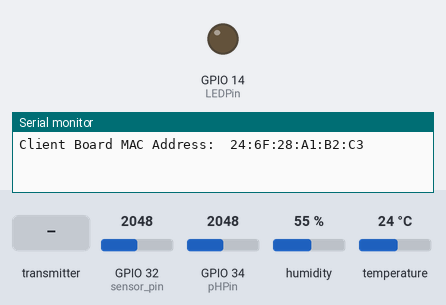
A sketch run on a simulated ESP32. Parts: output pins drawn as LEDs (lit = HIGH), the last lines printed to the serial monitor. Inputs (shaded band) come from the test bench; at power-on: GPIO 32 (sensor_pin) = 2048, GPIO 34 (pHPin) = 2048, humidity 55 %, temperature 24 °C.

Above: at 0.1 s.
At 1.2 s:
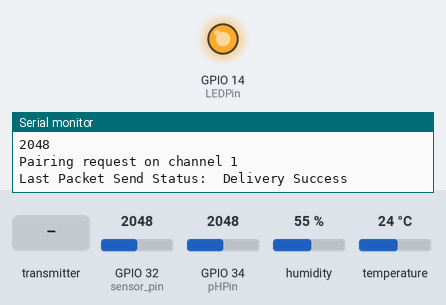
1.3 s: the transmitter starts sending msgType = 0
2.8 s: the transmitter starts sending id = 0
4.8 s: the transmitter starts sending macAddr.0 = 255
6.8 s: the transmitter starts sending macAddr.1 = 255
8.8 s: the transmitter starts sending macAddr.2 = 255
10.8 s: the transmitter starts sending macAddr.4 = 255
Timing chart, 0 to 13.8 s (numbered marks = the images above; inputs shaded):
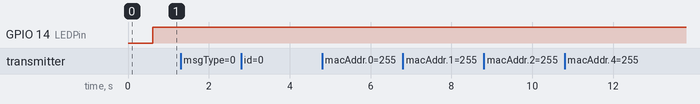

The sketch:

ESP-Slave.ino
```cpp
//Library yang diperlukan
#include <esp_now.h>
#include <esp_wifi.h>
#include <WiFi.h>
#include <Arduino.h>
#include <Wire.h>
#include <Adafruit_Sensor.h>
#include <Adafruit_BME280.h>
#include <EEPROM.h>

//Deklarasi Pin
#define pHPin 34
#define LEDPin 14
#define sensor_pin 32

#define BOARD_ID 1
#define MAX_CHANNEL 11
#define SEALEVELPRESSURE_HPA (1013.25)

Adafruit_BME280 bme;        //BME I2C
int moisture,sensor_analog; //Nilai ADC Sensor Kelembapan Tanah
int pHsensorValue = 0;      //Nilai ADC Sensor pH
float pHoutputValue = 0.0;

//MAC Address ESP-Master
uint8_t broadcastAddress[] = {0x94, 0xB9, 0x7E, 0xD9, 0x28, 0xF4};

//Struct kirim data ke ESP-Master
typedef struct struct_message {
    char msgType;
    int id;
    float humid;
    float temp;
    float soilhumid;
    float pH;
} struct_message;

//Struct AutoPairing
typedef struct struct_pairing {
    uint8_t msgType;
    uint8_t id;
    uint8_t macAddr[6];
    uint8_t channel;
} struct_pairing;

struct_message myData;  //Data yng dikirim
struct_pairing pairingData; //Data AutoPairing

//Deklarasi AutoPairing
enum PairingStatus {NOT_PAIRED, PAIR_REQUEST, PAIR_REQUESTED, PAIR_PAIRED,};
PairingStatus pairingStatus = NOT_PAIRED;

enum MessageType {PAIRING, DATA,};
MessageType messageType;

#ifdef SAVE_CHANNEL
  int lastChannel;
#endif
int channel = 1;

unsigned long currentMillis = millis();
unsigned long previousMillis = 0;
const long interval = 3000;         //mengatur jarak pengiriman data
unsigned long start;                //mengukur lama terkoneksi

//Deklarasi pH Meter
unsigned long int avgval;
int buffer_arr[20], temp;

//Fungsi ketika ada pengiriman data
void OnDataSent(const uint8_t *mac_addr, esp_now_send_status_t status) {
  Serial.print("\r\nLast Packet Send Status:\t");
  Serial.println(status == ESP_NOW_SEND_SUCCESS ? "Delivery Success" : "Delivery Fail");
  digitalWrite(LEDPin, LOW);
  if(status == ESP_NOW_SEND_FAIL){
      digitalWrite(LEDPin, HIGH);
     delay(300);
     digitalWrite(LEDPin, LOW);
  }else if(status == ESP_NOW_SEND_SUCCESS){
      digitalWrite(LEDPin, HIGH);
  }
}

void addPeer(const uint8_t * mac_addr, uint8_t chan){
  esp_now_peer_info_t peer;
  ESP_ERROR_CHECK(esp_wifi_start());
  ESP_ERROR_CHECK(esp_wifi_set_promiscuous(true));
  ESP_ERROR_CHECK(esp_wifi_set_channel(chan ,WIFI_SECOND_CHAN_NONE));
  esp_now_del_peer(mac_addr);
  memset(&peer, 0, sizeof(esp_now_peer_info_t));
  peer.channel = chan;
  peer.encrypt = false;
  memcpy(peer.peer_addr, mac_addr, sizeof(uint8_t[6]));
  if (esp_now_add_peer(&peer) != ESP_OK){
    Serial.println("Failed to add peer");
    return;
  }
  memcpy(broadcastAddress, mac_addr, sizeof(uint8_t[6]));
}

void printMAC(const uint8_t * mac_addr){
  char macStr[18];
  snprintf(macStr, sizeof(macStr), "%02x:%02x:%02x:%02x:%02x:%02x",
           mac_addr[0], mac_addr[1], mac_addr[2], mac_addr[3], mac_addr[4], mac_addr[5]);
  Serial.print(macStr);
}

void OnDataRecv(const uint8_t * mac_addr, const uint8_t *incomingData, int len) {
  Serial.print("Packet received from: ");
  printMAC(mac_addr);
  Serial.println();
  Serial.print("data size = ");
  Serial.println(sizeof(incomingData));
  uint8_t type = incomingData[0];
  switch (type) {
  case DATA :
    Serial.print("We receive Data");
    break;

  case PAIRING:    //Menerima perintah PAIRING dari ESP-Master
    memcpy(&pairingData, incomingData, sizeof(pairingData));
    if (pairingData.id == 0) {              //Pesan dari ESP-Master dengan ID=0
      printMAC(mac_addr);
      Serial.print("Pairing done for ");
      printMAC(pairingData.macAddr);
      Serial.print(" on channel " );
      Serial.print(pairingData.channel);    //Channel yang digunakan
      Serial.print(" in ");
      Serial.print(millis()-start);
      Serial.println("ms");
      addPeer(pairingData.macAddr, pairingData.channel);
      #ifdef SAVE_CHANNEL
        lastChannel = pairingData.channel;
        EEPROM.write(0, pairingData.channel);
        EEPROM.commit();
      #endif
      pairingStatus = PAIR_PAIRED;
    }
    break;
  }
}

PairingStatus autoPairing(){
  switch(pairingStatus) {
    case PAIR_REQUEST:{
    Serial.print("Pairing request on channel "  );
    Serial.println(channel);

    //Mengatur channel WiFi untuk ESP-NOW
    ESP_ERROR_CHECK(esp_wifi_set_channel(channel,  WIFI_SECOND_CHAN_NONE));
    if (esp_now_init() != ESP_OK) {
      Serial.println("Error initializing ESP-NOW");
    }

    esp_now_register_send_cb(OnDataSent);
    esp_now_register_recv_cb(OnDataRecv);

    //Mengatur data untuk pairing
    pairingData.msgType = PAIRING;
    pairingData.id = BOARD_ID;
    pairingData.channel = channel;

    //Tambahkan peer dan kirim permintaan pairing
    addPeer(broadcastAddress, channel);
    esp_now_send(broadcastAddress, (uint8_t *) &pairingData, sizeof(pairingData));
    previousMillis = millis();
    pairingStatus = PAIR_REQUESTED;
    break;}

    case PAIR_REQUESTED:{
    currentMillis = millis();
    if(currentMillis - previousMillis > 250) {
      previousMillis = currentMillis;
      //Looping channel wifi 1-11
      channel ++;
      if (channel > MAX_CHANNEL){
         channel = 1;
      }
      pairingStatus = PAIR_REQUEST;
    }
    break;}

    case PAIR_PAIRED:{

    break;}
  }
  return pairingStatus;
}

//Fungsi ambil nilai pH dengan rata-rata
void getPH() {
 for (int i = 0; i < 20; i++) {
 buffer_arr[i] = analogRead(pHPin);
 delay(30);
 }
 for (int i = 1; i <19; i++) {
 for (int j = i + 1; j < 20; j++) {
 if (buffer_arr[i] > buffer_arr[j]) {
 temp = buffer_arr[i];
 buffer_arr[i] = buffer_arr[j];
 buffer_arr[j] = temp;
 }
 }
 }
 avgval = 0;
 for (int i = 5; i < 16; i++)
 avgval += buffer_arr[i];
 avgval = avgval/11;
 Serial.println(avgval);
 pHoutputValue = (-0.017102944*avgval)+18.12020339;
 memset(buffer_arr,0, sizeof(buffer_arr));
}

void setup() {
  Serial.begin(115200);
  pinMode(14, OUTPUT);
  // Buat device sebagai wifi station
  Serial.print("Client Board MAC Address:  ");
  Serial.println(WiFi.macAddress());
  WiFi.mode(WIFI_STA);
  WiFi.disconnect();

   #ifdef SAVE_CHANNEL
    EEPROM.begin(10);
    lastChannel = EEPROM.read(0);
    Serial.println(lastChannel);
    if (lastChannel >= 1 && lastChannel <= MAX_CHANNEL) {
      channel = lastChannel;
    }
    Serial.println(channel);
  #endif
  pairingStatus = PAIR_REQUEST;
  bool status;

  status = bme.begin(0x76);
    if (!status) {
    Serial.println("Could not find a valid BME280 sensor, check wiring!");
    while (1);
  }

}

void loop() {
  getPH(); //Nilai pH
  sensor_analog = analogRead(sensor_pin); //Nilai analog sensor kelembapan tanah
  moisture = ( 100 - ( (sensor_analog/4095.00) * 100 ) ); //Penghitungan nilai kelembapan tanah
  while (autoPairing() == PAIR_PAIRED) {
    unsigned long currentMillis = millis();
    if (currentMillis - previousMillis >= interval) {
      //Mengatur jarak pengiriman data
      previousMillis = currentMillis;
      //Mengatur nilai yang dikirim
      myData.id = 2;
      myData.msgType = DATA;
      myData.temp = bme.readTemperature();  //Data temperatur udara BME280
      myData.humid = bme.readHumidity();    //Data humiditas udara BME280
      myData.soilhumid = moisture;
      myData.pH = pHoutputValue;
      //Kirim data via ESP-NOW
      esp_err_t result = esp_now_send(broadcastAddress, (uint8_t *) &myData, sizeof(myData));
      if (result == ESP_OK) {
        Serial.println("Sent with success");
        Serial.println(myData.temp);
        Serial.println(myData.humid);
        Serial.println(myData.soilhumid);
        Serial.println(myData.pH);
      }
      else {
        Serial.println("Error sending the data");
      }
    }
    delay(900);
  }

}
```
